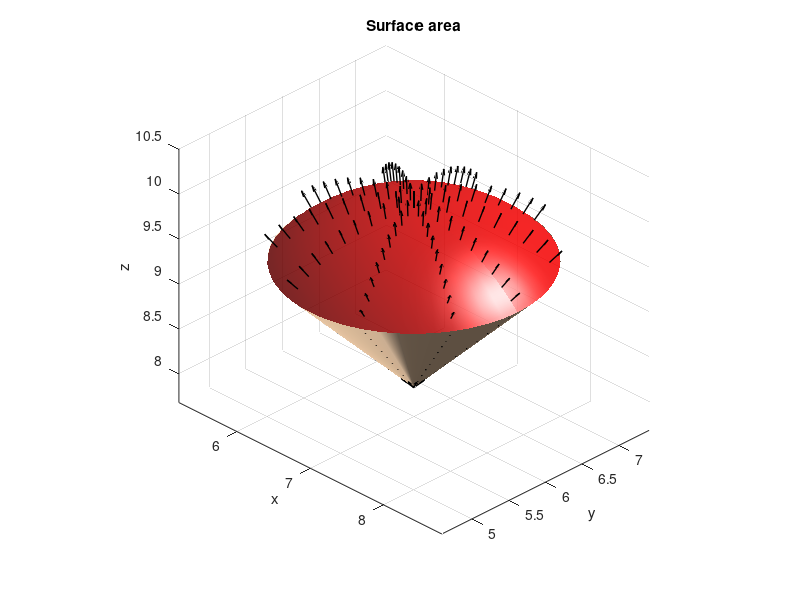
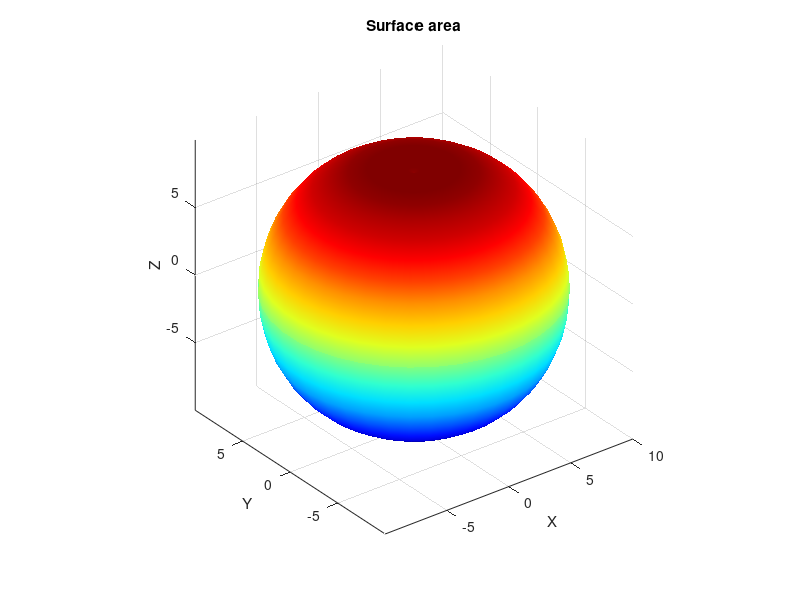
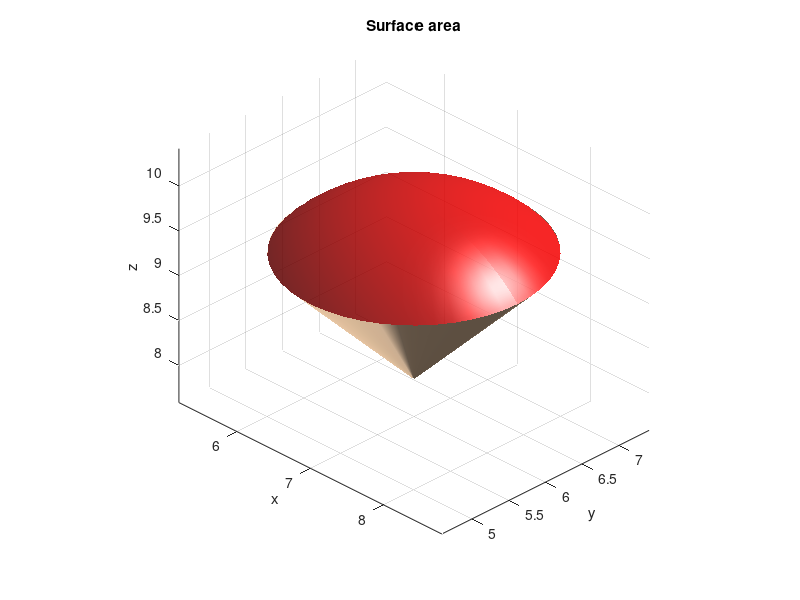

Recreate these plots in MATLAB, in order.
u = linspace(0, 2*pi, 40);
v = linspace(0, 2*pi, 40);
[U, V] = meshgrid(u, v);
X = (2 + 8*cos(V)) .* cos(U);
Y = (2 + 8*cos(V)) .* sin(U);
Z = 9*sin(V);
figure;
surf(X, Y, Z);
shading interp; colormap jet; xlabel('X'); ylabel('Y'); zlabel('Z');
title('Surface area'); axis equal;

f = @(v) abs(2 + 8*cos(v)) .* sqrt(81*cos(v).^2 + 64*sin(v).^2);
I = integral(f, 0, 2*pi);
SurfaceArea = 2*pi * I;
fprintf('Surface area: %f\n', SurfaceArea);

y_top = @(x) 9 + sqrt(2*(1 - ((x-6).^2)/4));
y_lower_left = @(x) -2*x + 17;
y_lower_right = @(x) 2*x - 7;
integrand = @(x, y) x + y;
I_left = integral(@(x) arrayfun(@(x_val) integral(@(y) integrand(x_val, y), y_lower_left(x_val), y_top(x_val)), x), 4, 6);
I_right = integral(@(x) arrayfun(@(x_val) integral(@(y) integrand(x_val, y), y_lower_right(x_val), y_top(x_val)), x), 6, 8);
I_total = I_left + I_right;
fprintf('Double integral: %f\n', I_total);

f1 = @(t) ( -((9 - 4*t).^2)/2 .* 2 ) + ( ((4 + 2*t).^2)/2 .* (-4) );
I_C1 = integral(f1, 0, 1);
f2 = @(t) ( -((5 + 4*t).^2)/2 .* 2 ) + ( ((6 + 2*t).^2)/2 .* 4 );
I_C2 = integral(f2, 0, 1);
f3 = @(t) ( -((9 + sqrt(2)*sin(t)).^2)/2 .* (-2*sin(t)) ) + ( ((6 + 2*cos(t)).^2)/2 .* (sqrt(2)*cos(t)) );
I_C3 = integral(f3, 0, pi);
fprintf('I_C1: %f\nI_C2: %f\nI_C3: %f\n', I_C1, I_C2, I_C3);
fprintf('%f, %f, %f\n', I_C1, I_C2, I_C3);

phi = linspace(0, pi/4, 50);
theta = linspace(0, 2*pi, 50);
[Phi, Theta] = meshgrid(phi, theta);
X_sphere = 7 + 2*sin(Phi).*cos(Theta);
Y_sphere = 6 + 2*sin(Phi).*sin(Theta);
Z_sphere = 8 + 2*cos(Phi);
r = linspace(0, sqrt(2), 50);
theta2 = linspace(0, 2*pi, 50);
[R, Theta2] = meshgrid(r, theta2);
X_cone = 7 + R.*cos(Theta2);
Y_cone = 6 + R.*sin(Theta2);
Z_cone = 8 + R;
figure;
hold on;
surf(X_sphere, Y_sphere, Z_sphere, 'FaceColor', 'r', 'FaceAlpha', 0.85, 'EdgeColor', 'none');
surf(X_cone, Y_cone, Z_cone, 'FaceColor', [1 0.85 0.7], 'FaceAlpha', 0.95, 'EdgeColor', 'none');
camlight; lighting gouraud; xlabel('x'); ylabel('y'); zlabel('z');
axis equal; grid on; view(45,30);
title('Surface area'); hold off;

phi = linspace(0, pi/4, 50);
theta = linspace(0, 2*pi, 50);
[Phi, Theta] = meshgrid(phi, theta);
X_sphere = 7 + 2*sin(Phi).*cos(Theta);
Y_sphere = 6 + 2*sin(Phi).*sin(Theta);
Z_sphere = 8 + 2*cos(Phi);
Nx_sphere = (X_sphere - 7) / 2;
Ny_sphere = (Y_sphere - 6) / 2;
Nz_sphere = (Z_sphere - 8) / 2;
r = linspace(0, sqrt(2), 50);
theta2 = linspace(0, 2*pi, 50);
[R, Theta2] = meshgrid(r, theta2);
X_cone = 7 + R.*cos(Theta2);
Y_cone = 6 + R.*sin(Theta2);
Z_cone = 8 + R;
Nx_cone = -cos(Theta2) / sqrt(2);
Ny_cone = -sin(Theta2) / sqrt(2);
Nz_cone = ones(size(Theta2)) / sqrt(2);
figure;
hold on;
surf(X_sphere, Y_sphere, Z_sphere, 'FaceColor', 'r', 'FaceAlpha', 0.85, 'EdgeColor', 'none');
surf(X_cone, Y_cone, Z_cone, 'FaceColor', [1 0.85 0.7], 'FaceAlpha', 0.95, 'EdgeColor', 'none');
skip = 5;
quiver3(X_sphere(1:skip:end,1:skip:end), Y_sphere(1:skip:end,1:skip:end), Z_sphere(1:skip:end,1:skip:end), ...
    Nx_sphere(1:skip:end,1:skip:end), Ny_sphere(1:skip:end,1:skip:end), Nz_sphere(1:skip:end,1:skip:end), 0.5, 'k', 'LineWidth', 1);
quiver3(X_cone(1:skip:end,1:skip:end), Y_cone(1:skip:end,1:skip:end), Z_cone(1:skip:end,1:skip:end), ...
    Nx_cone(1:skip:end,1:skip:end), Ny_cone(1:skip:end,1:skip:end), Nz_cone(1:skip:end,1:skip:end), 0.5, 'k', 'LineWidth', 1);
camlight; lighting gouraud; xlabel('x'); ylabel('y'); zlabel('z');
axis equal; grid on; view(45,30); title('Surface area'); hold off;
saveas(gcf, 'Johnny_Good_IceCreamCone_Normals.png');
